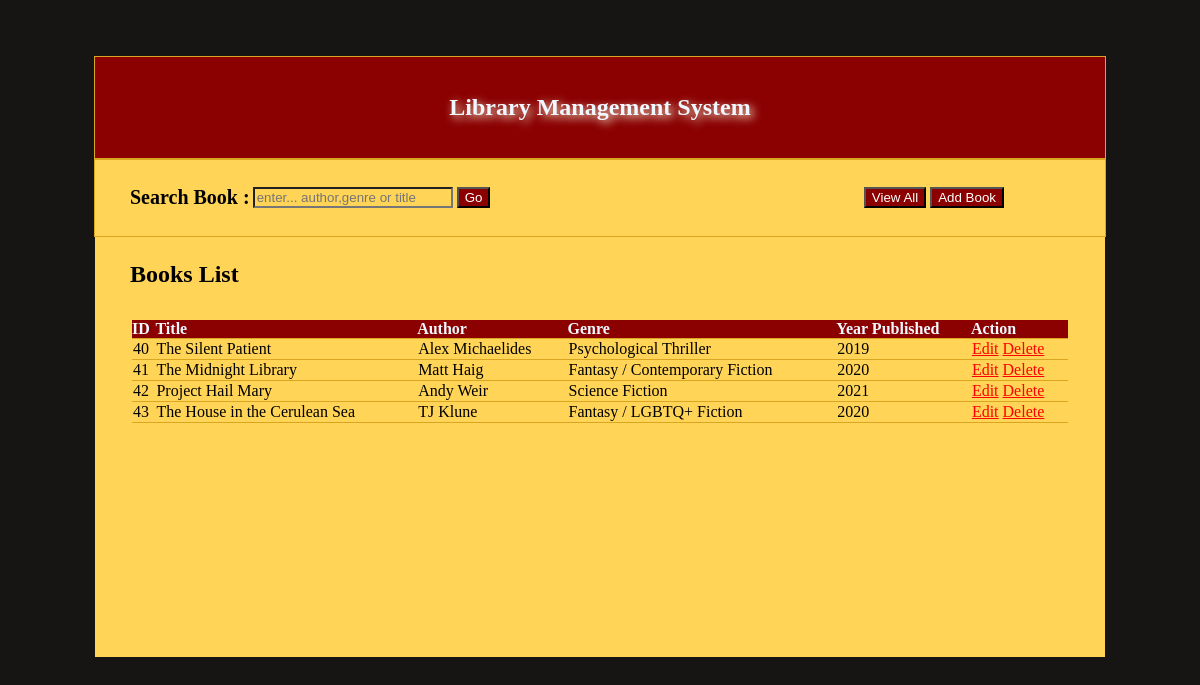
The app's page /library-management-system/view_books.php with its own data.
### tables this page shows
CREATE TABLE `books` (
  `id` int(11) NOT NULL,
  `title` varchar(255) DEFAULT NULL,
  `author` varchar(255) DEFAULT NULL,
  `genre` varchar(100) DEFAULT NULL,
  `year_published` year(4) DEFAULT NULL
);

### library-management-system/database.php (called while the page is built, shortened)
<?php
  class database{
     public function show($conn,$search,$id){
       if(isset($search)==''){
        $select_sql = "SELECT * FROM books";
       }elseif($id !=''){
        $select_sql = "SELECT * FROM books WHERE id = '$id'";
       }
       else{
        $select_sql = "SELECT * FROM books Where title like '%$search%'or author like '%$search%' or  genre like '%$search%' ";
       }
       $result = $conn->query($select_sql);
       if($result){
         return $result;
       }else{
         return "no data found ";
       }
     }
    }
    $db = new database();
 ?>

### library-management-system/view_books.php (the view, shortened to what this page needs)
<?php
 include_once('./database.php');
$search = '';
 $result = $db->show($connect,$search,'');
?>
<html>
    <body>
    <?php require_once ('./header.php') ?>
    <div class="content">
      <div class="header">
      <h2>Books List </h2>
      </div>
         <div class="sub-content">
        <table >
           <thead>
               <th>ID</th>
               <th>Title</th>
               <th>Author</th>
               <th>Genre</th>
               <th>Year Published</th>
               <th>Action</th>
           </thead>
           <tbody>
            <?php
               while($row =  $result->fetch_assoc()){
             ?>
             <tr>
                <td><?=$row['id']?></td>
                <td><?=$row['title']?></td>
                <td><?=$row['author']?></td>
                <td><?=$row['genre']?></td>
                <td><?=$row['year_published']?></td>
                <td>
                <a href="edit_book.php?id=<?=
                 $row['id'] ?>">Edit</a>
                 <a href="action.php?id=<?= $row['id'] ?>&delete=delete " onclick="return confirm('Are yousure?');">Delete</a>
                </td>
             </tr>
            <?php
               }
            ?>
           </tbody>
        </table>
         </div>
        </div>
    </body>
</html>

### library-management-system/header.php (shortened to what this page needs)
<?php
include_once('./database.php');
?>
<!DOCTYPE html>
<html lang="en">
<head>
</head>
<body>
      <header>
        <h4>Library Management System</h4>
      </header>
      <form action ='./action.php' method="GET">
   <div class="title ">
       <h4>Search Book :</h4>
       <div class="search">
          <input type="search" name="item_search" placeholder="enter... author,genre or title" value="<?=isset($_SESSION['item_search'])? $_SESSION['item_search']:''?>" id="">
          <input type="submit" value = "Go"name="search">
       </div>
        <div class="buttons">
           <input type="submit" name = "view" value="View All">
           <input type="submit" name = "add" value="Add Book">
        </div>
   </div>
      </form>
</body>
</html>

### library-management-system/view_books.php (style rules this page uses)
.content { background-color: #ffd457; width: 1000px; padding: 5px; display: flex; flex-direction: column; }
.content .sub-content { margin: 2rem; height: 300px; overflow-y: scroll; }
.content .header { margin-left: 30px; }
.content .header h2 { margin: 0%; margin-top: 2%; }
table { width: 100%; border-spacing: 0cap; }
th, td { border-bottom: 1px solid goldenrod; text-align: left; }
th { background-color: darkred; color: aliceblue; padding: 0%; }
a { color: red; transition: color .5 ; }

### library-management-system/header.php (style rules this page uses)
body { display: flex; flex-direction: column; align-items: center; background-color: #171414; }
header { border: goldenrod 1px solid; background-color:darkred; width: 1000px; color: aliceblue; font-size: 3vh; text-shadow: lightyellow 3px 3px 10px ; padding: 5px; justify-items: center; margin-top :2em ; }
.title { padding: 0px 5px 0px 5px; background-color: #ffd457; width: 1000px; border: 1px solid goldenrod; display: flex; flex-wrap: wrap; align-items: center; position: relative; }
.title h4 { margin-left: 30px; font-size: 20px; }
.title .search { margin-left: 3px; }
input[type = 'search'] { background-color: #ffd457; width: 200px; }
input[name ='search'] { background-color: darkred; color: white; transition: color .5; }
input[type ='submit'] { background-color: darkred; color: white; transition: color .5; }
.title .buttons { position: absolute; right: 10%; }
form { padding: 0%; margin: 0% ; }

### records on screen
books: id "40", title "The Silent Patient", author "Alex Michaelides", genre "Psychological Thriller", year_published "2019"
books: id "41", title "The Midnight Library", author "Matt Haig", genre "Fantasy / Contemporary Fiction", year_published "2020"
books: id "42", title "Project Hail Mary", author "Andy Weir", genre "Science Fiction", year_published "2021"
books: id "43", title "The House in the Cerulean Sea", author "TJ Klune", genre "Fantasy / LGBTQ+ Fiction", year_published "2020"
